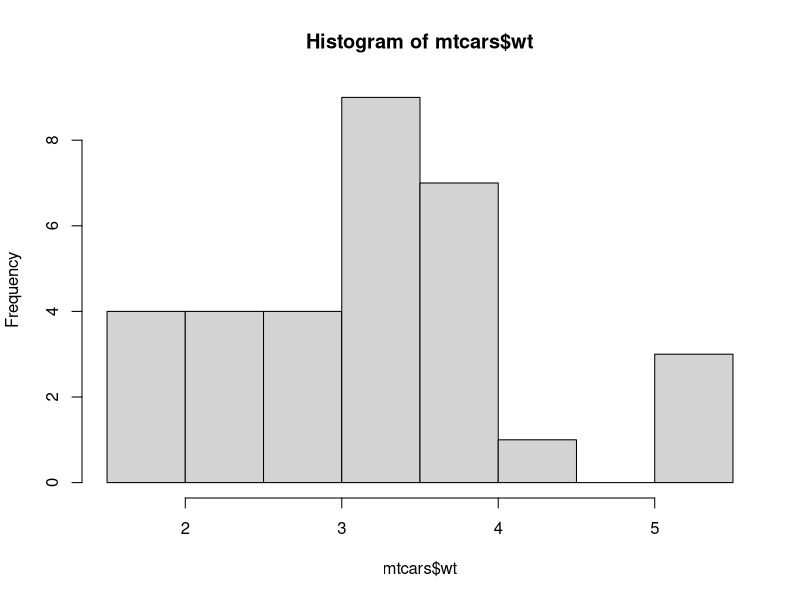
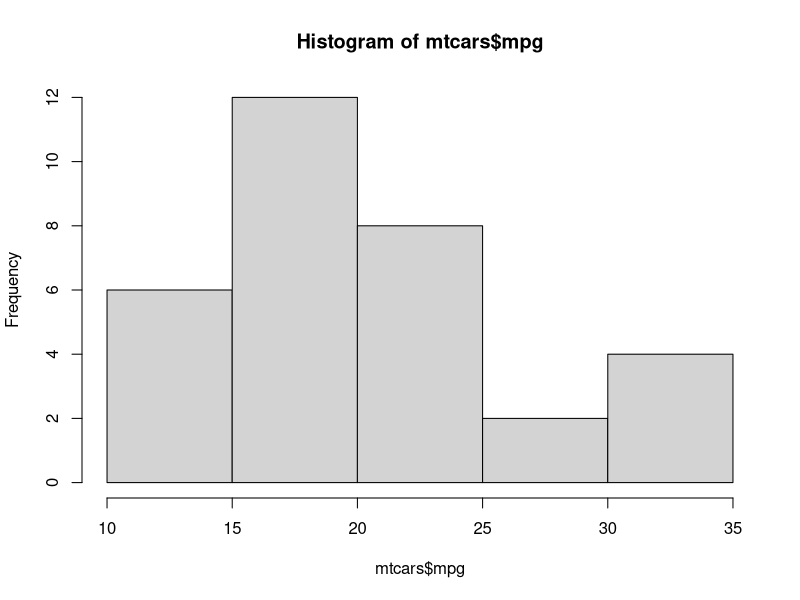
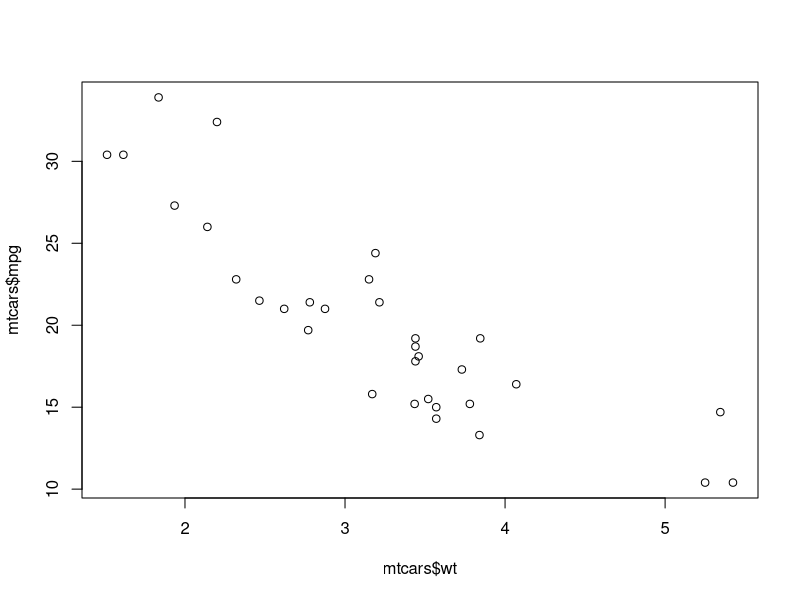
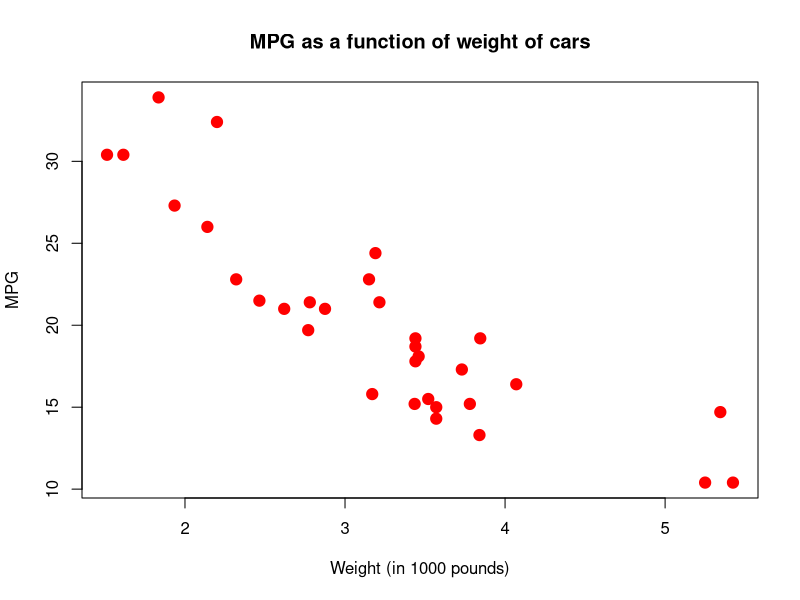

Write the R code that produced these figures, in order.
library(datasets)

?mtcars
head(mtcars)

# univariate variables
hist(mtcars$wt)
hist(mtcars$mpg)

plot(mtcars$wt, mtcars$mpg)

plot(mtcars$wt, mtcars$mpg,
     pch = 19,  # solid circle
     cex = 1.5,  # size
     col = "red",
     main = "MPG as a function of weight of cars",
     xlab = "Weight (in 1000 pounds)",
     ylab = "MPG")

detach("package:datasets",unload = TRUE)
dev.off()
cat("\014")
